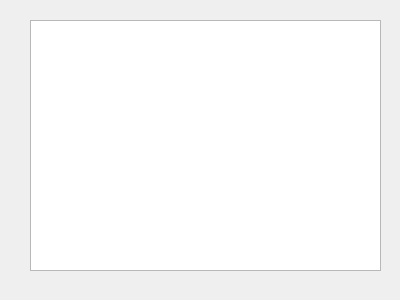
<?xml version="1.0" encoding="UTF-8"?>
<ui version="4.0">
 <class>Form</class>
 <widget class="QWidget" name="Form">
  <property name="geometry">
   <rect>
    <x>0</x>
    <y>0</y>
    <width>400</width>
    <height>300</height>
   </rect>
  </property>
  <property name="windowTitle">
   <string>Form</string>
  </property>
  <widget class="QWidget" name="verticalLayoutWidget">
   <property name="geometry">
    <rect>
     <x>30</x>
     <y>20</y>
     <width>351</width>
     <height>251</height>
    </rect>
   </property>
   <layout class="QVBoxLayout" name="verticalLayout">
    <item>
     <widget class="QTextBrowser" name="textBrowser"/>
    </item>
   </layout>
  </widget>
 </widget>
 <resources/>
 <connections/>
</ui>
